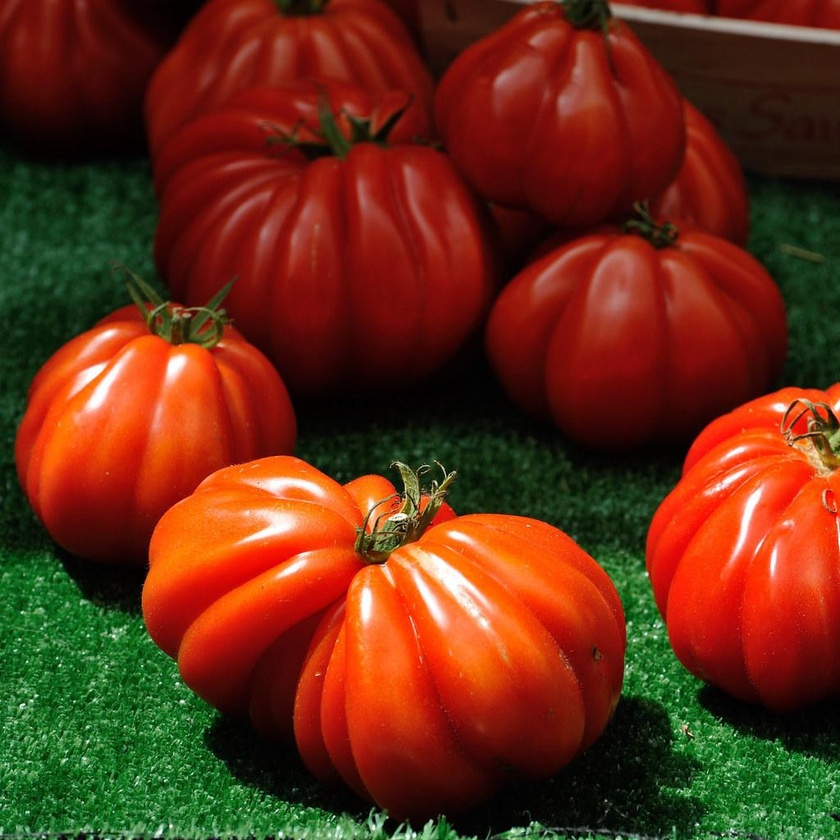
#> input picture samples/bg3.jpg, 840 x 840 px, shrunk from 1024 x 1024 before the run, found by its file name
$ python evaluation.py
#> lines starting #> are read from the running program, lines starting #| are printed output that depends on the picture
import os

import cv2

import numpy as np
from   utils import compute_sad_loss, compute_mse_loss
import argparse


def evaluate(args):
    img_names = []
    mse_loss_unknown = []
    sad_loss_unknown = []

    for i, img in enumerate(os.listdir(args.label_dir)):

        if not((os.path.isfile(os.path.join(args.pred_dir, img)) and
                os.path.isfile(os.path.join(args.label_dir, img)) and
                os.path.isfile(os.path.join(args.trimap_dir, img)))):
            print('[{}/{}] "{}" skipping'.format(i, len(os.listdir(args.label_dir)), img))
            continue

        pred = cv2.imread(os.path.join(args.pred_dir, img), 0).astype(np.float32)
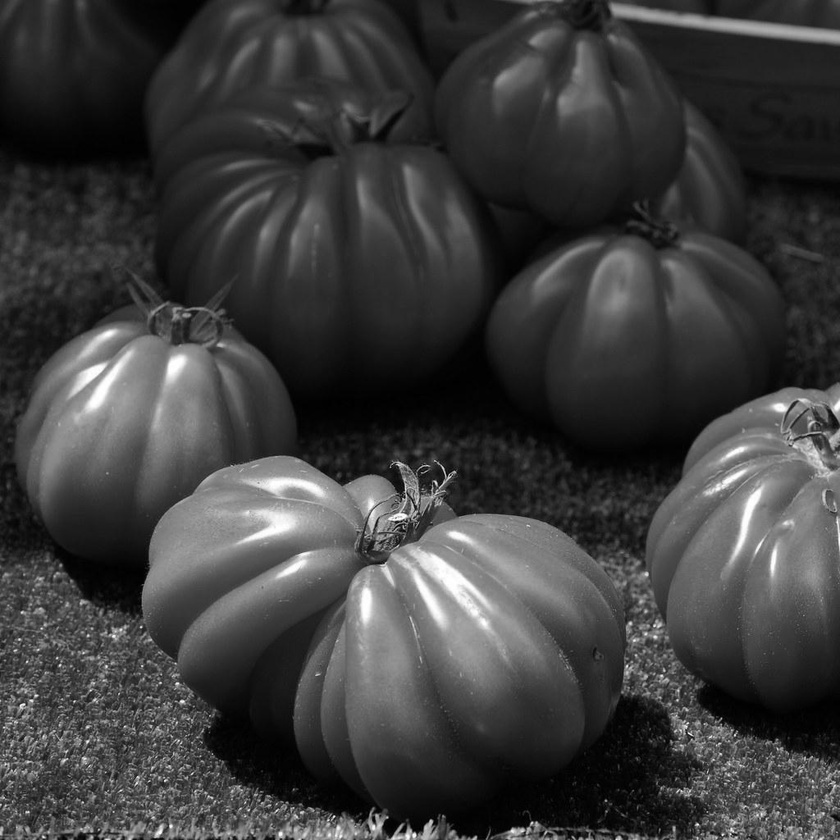
#> pred: shape (840, 840) float32; min 0, max 255, mean 60.9
        label = cv2.imread(os.path.join(args.label_dir, img), 0).astype(np.float32)
        trimap = cv2.imread(os.path.join(args.trimap_dir, img), 0).astype(np.float32)

        # calculate loss
        mse_loss_unknown_ = compute_mse_loss(pred, label, trimap)
        sad_loss_unknown_ = compute_sad_loss(pred, label, trimap)[0]
        print('Unknown Region: MSE:', mse_loss_unknown_, ' SAD:', sad_loss_unknown_)

        # save for average
        img_names.append(img)

        mse_loss_unknown.append(mse_loss_unknown_)  # mean l2 loss per unknown pixel
        sad_loss_unknown.append(sad_loss_unknown_)  # l1 loss on unknown area

        print('[{}/{}] "{}" processed'.format(i, len(os.listdir(args.label_dir)), img))

    print('* Unknown Region: MSE:', np.array(mse_loss_unknown).mean(), ' SAD:', np.array(sad_loss_unknown).mean())
    print('* if you want to report scores in your paper, please use the official matlab codes for evaluation.')


if __name__ == '__main__':
    parser = argparse.ArgumentParser()
    parser.add_argument('--pred-dir', type=str, default='predDIM/pred_alpha/', help="output dir")
    parser.add_argument('--label-dir', type=str, default='Composition-1k-testset/alpha_copy/', help="GT alpha dir")
    parser.add_argument('--trimap-dir', type=str, default='Composition-1k-testset/trimaps/', help="trimap dir")

    args = parser.parse_args()

    evaluate(args)
#> (the call stopped at in evaluate, `mse_loss_unknown_ = compute_mse_loss(pred, label, trimap)`: utils is not available in this run)

$ run again, on samples/bg5.jpg
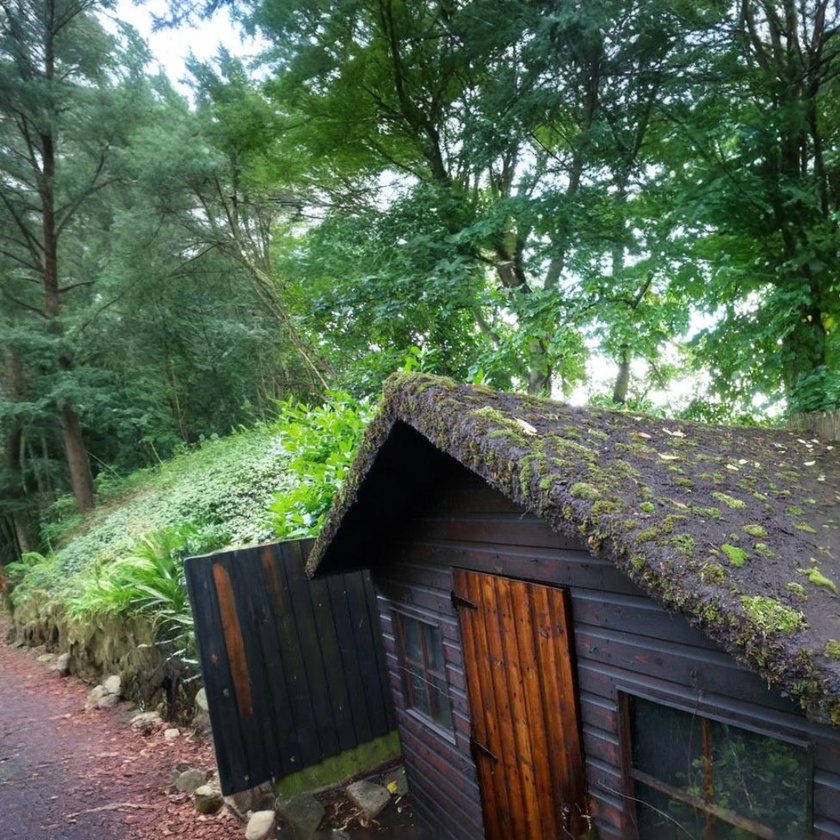
#> input picture samples/bg5.jpg, 840 x 840 px, shrunk from 1080 x 1080 before the run, found by its file name
#> in evaluate, `pred = cv2.imread(os.path.join(args.pred_dir, img), 0).astype(np.float..`:
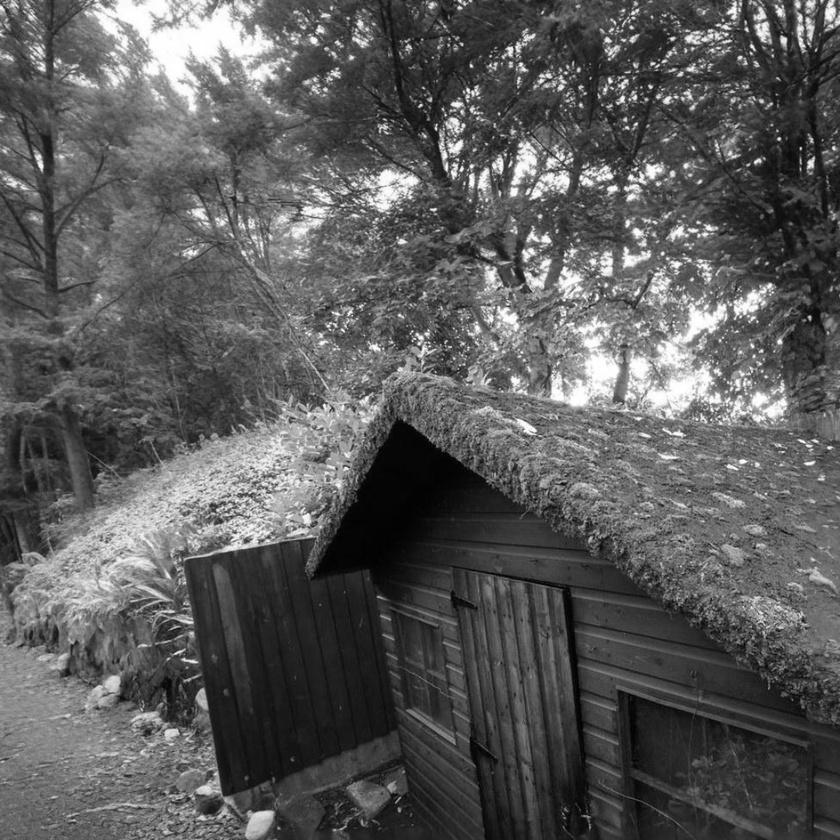
#> pred: shape (840, 840) float32; min 0, max 255, mean 90.7

$ run again, on samples/bg7.jpg
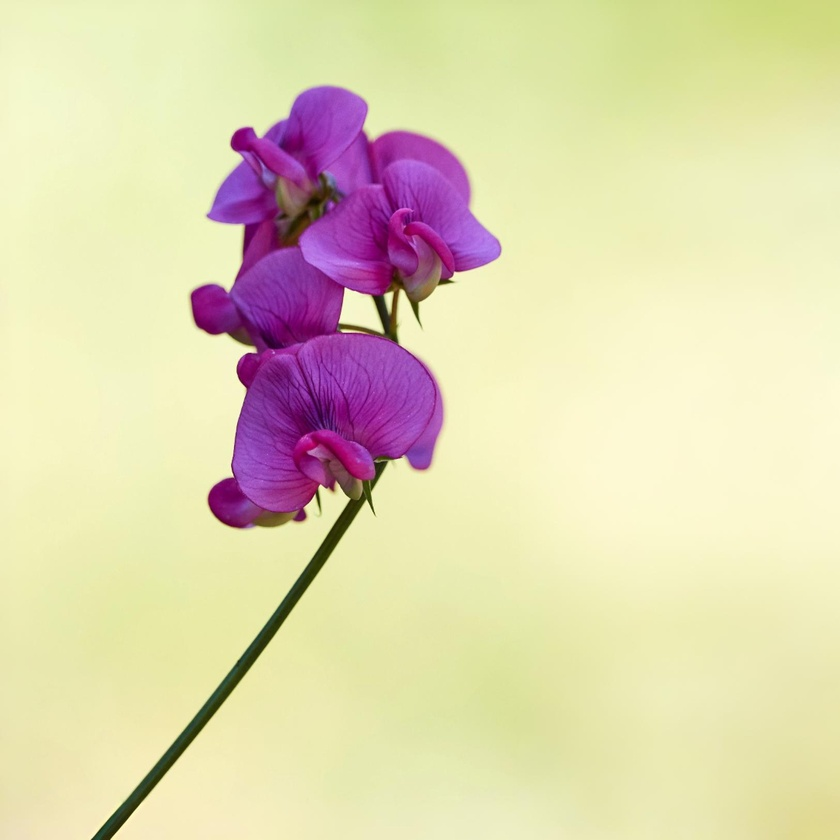
#> input picture samples/bg7.jpg, 840 x 840 px, shrunk from 1080 x 1080 before the run, found by its file name
#> in evaluate, `pred = cv2.imread(os.path.join(args.pred_dir, img), 0).astype(np.float..`:
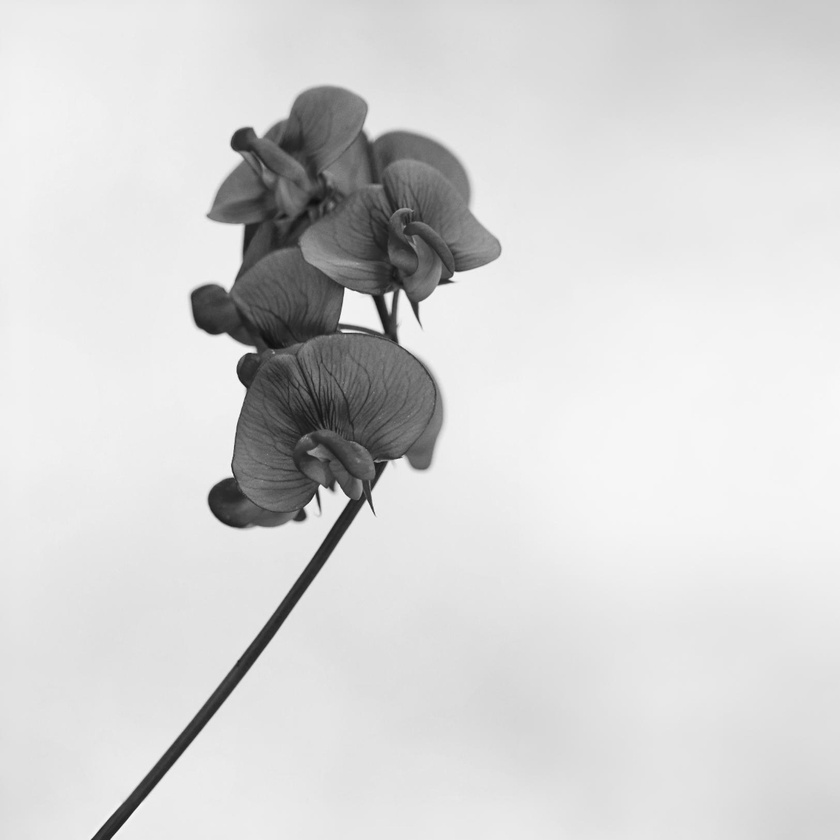
#> pred: shape (840, 840) float32; min 12, max 253, mean 213.2
